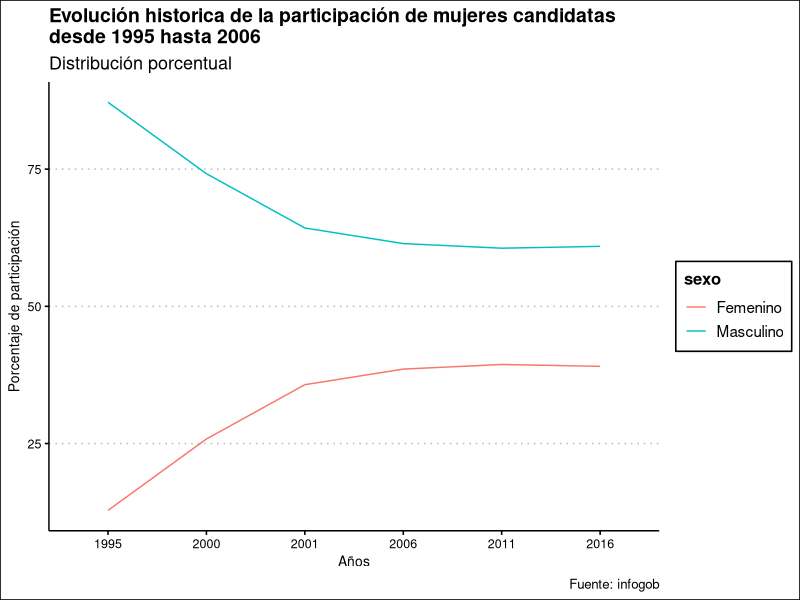
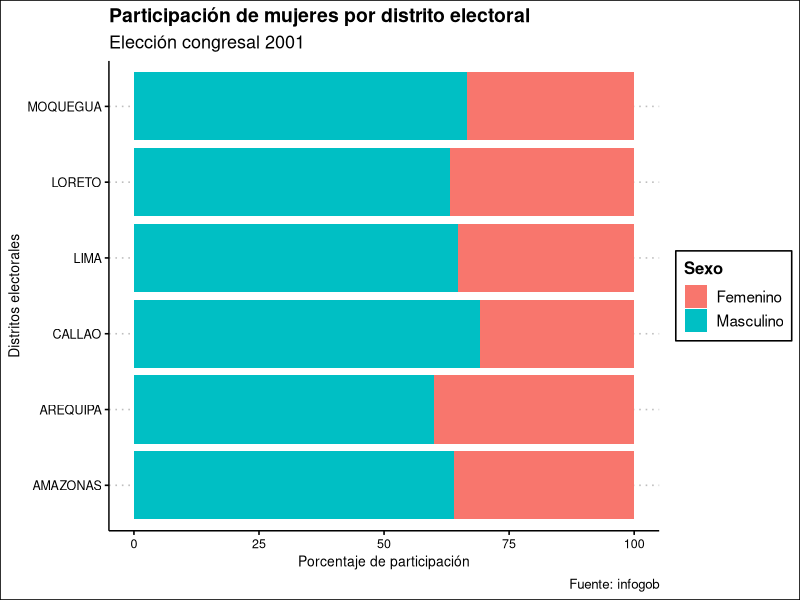
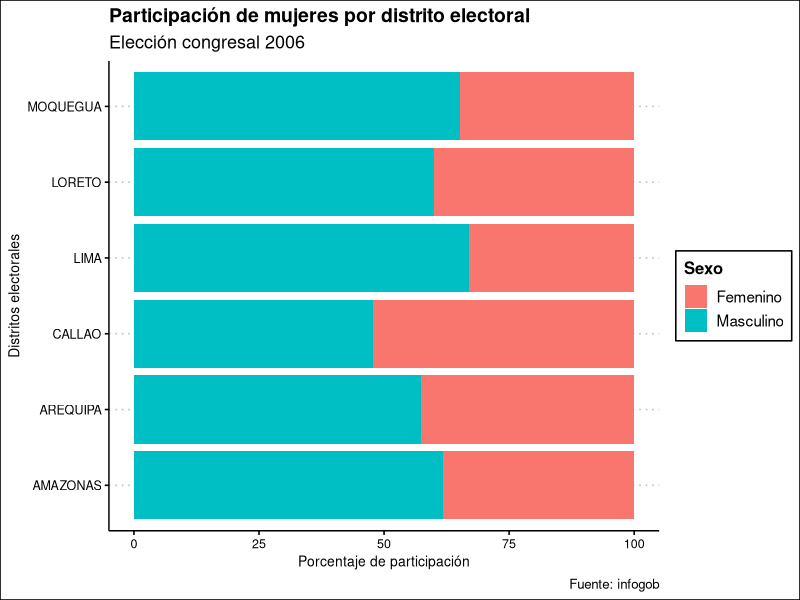
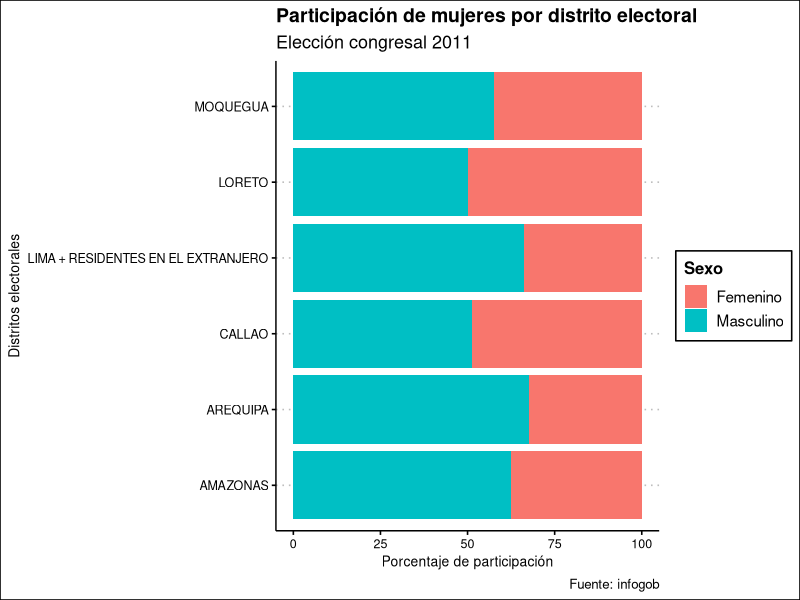
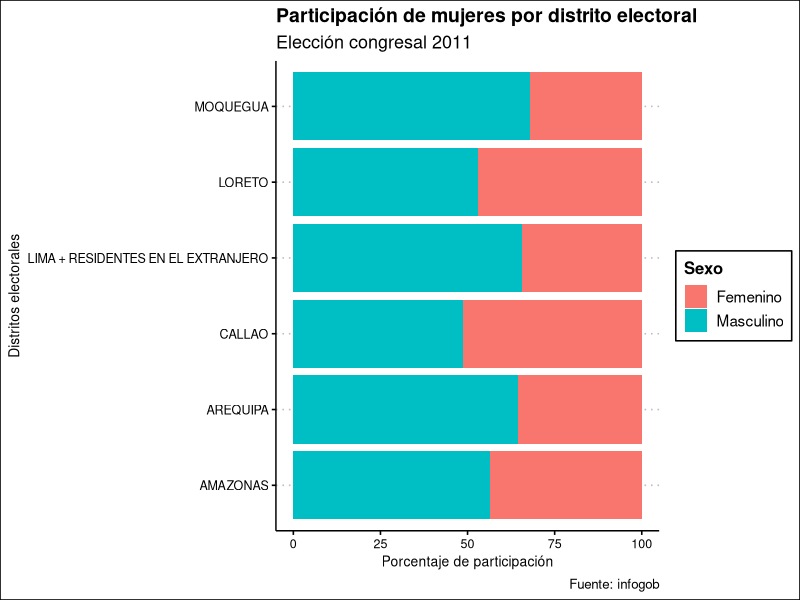
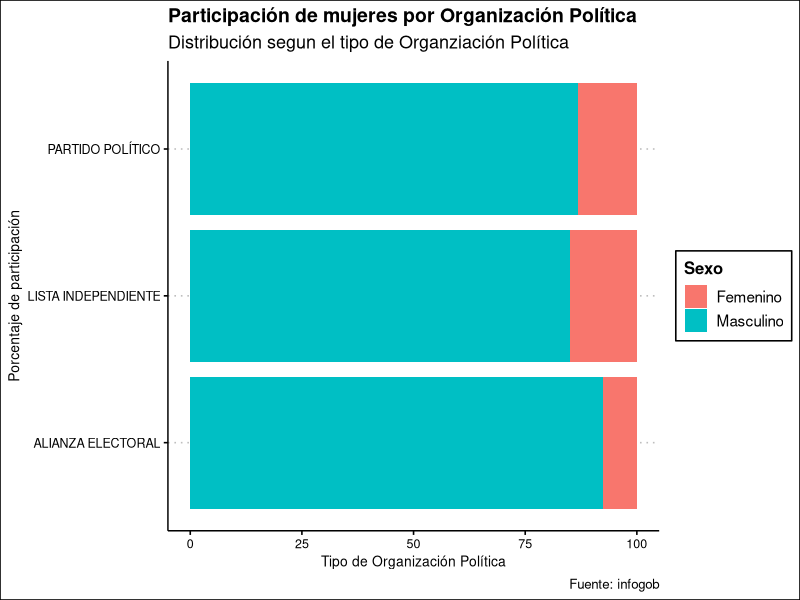
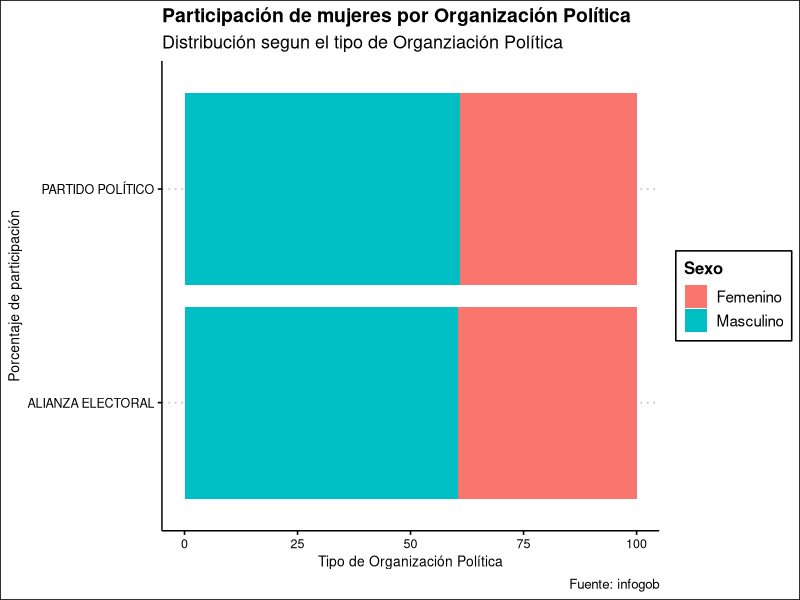

Here is the R script that generated these plots, in order:
## ---- chunk 1
knitr::opts_chunk$set(fig.align = "center")
## ---- chunk 2
library(tidyverse)
library(readxl)
library(ggthemes)
## ---- chunk 3
autoridades1995 <- read_excel("data/EG1995_Candidatos_Congresal.xlsx")
autoridades1995 <- autoridades1995 %>% select(-c(Cargo, `N°`))
autoridades1995 <- autoridades1995 %>% mutate(Año_eleccion = "1995")

autoridades2000 <- read_excel("data/EG2000_Candidatos_Congresal.xlsx")
autoridades2000 <- autoridades2000 %>% select(-c(Cargo, `N°`))
autoridades2000 <- autoridades2000 %>% mutate(Año_eleccion = "2000")

autoridades2001 <- read_excel("data/EG2001_Candidatos_Congresal.xlsx")
autoridades2001 <- autoridades2001 %>% select(-c(Cargo, `N°`))
autoridades2001 <- autoridades2001 %>% mutate(Año_eleccion = "2001")

autoridades2006 <- read_excel("data/EG2006_Candidatos_Congresal.xlsx")
autoridades2006 <- autoridades2006 %>% select(-c(Cargo, `N°`))
autoridades2006 <- autoridades2006 %>% mutate(Año_eleccion = "2006")

autoridades2011 <- read_excel("data/EG2011_Candidatos_Congresal.xlsx")
autoridades2011 <- autoridades2011 %>% select(-c(Cargo, `N°`))
autoridades2011 <- autoridades2011 %>% mutate(Año_eleccion = "2011")

autoridades2016 <- read_excel("data/EG2016_Candidatos_Congresal.xlsx")
autoridades2016 <- autoridades2016 %>% select(-c(Cargo, `N°`))
autoridades2016 <- autoridades2016 %>% mutate(Año_eleccion = "2016")

Candidatos_congresales <-
  bind_rows(
    autoridades1995,
    autoridades2000,
    autoridades2001,
    autoridades2006,
    autoridades2011,
    autoridades2016
  )
## ---- chunk 4
historico <- Candidatos_congresales %>%
  count(Año_eleccion, Sexo, ) %>%
  group_by(Año_eleccion) %>%
  mutate(porcentaje = n / sum(n) * 100) %>%
  ggplot(aes(Año_eleccion, porcentaje, color = Sexo, group = Sexo)) +
  geom_line()

historico +
  theme_clean() +
  labs(
    title = "Evolución historica de la participación de mujeres candidatas \ndesde 1995 hasta 2006",
    subtitle = "Distribución porcentual",
    caption = "Fuente: infogob",
    x = "Años",
    y = "Porcentaje de participación",
    color = "sexo",
    shape = "sexo"
  )
## ---- chunk 5
distritos2001 <- Candidatos_congresales %>%
  filter(Año_eleccion == "2001") %>%
  count(`Distrito Electoral`, Sexo) %>%
  group_by(`Distrito Electoral`) %>%
  mutate(porcentaje = n / sum(n) * 100) %>%
  mutate(porcentajes = round(porcentaje)) %>%
  ungroup() %>%
  filter(
    `Distrito Electoral` %in% c("AMAZONAS", "LIMA", "AREQUIPA", "CALLAO", "LORETO", "MOQUEGUA")
  ) %>%
  ggplot(aes(x = porcentaje , y = `Distrito Electoral`, fill = Sexo)) +
  geom_col()

distritos2001 +
  theme_clean() +
  labs(
    title = "Participación de mujeres por distrito electoral",
    subtitle = "Elección congresal 2001",
    caption = "Fuente: infogob",
    x = "Porcentaje de participación",
    y = "Distritos electorales",
    color = "sexo",
    shape = "sexo"
  )
## ---- chunk 6
distrito2006 <- Candidatos_congresales %>%
  filter(Año_eleccion == "2006") %>%
  count(`Distrito Electoral`, Sexo) %>%
  group_by(`Distrito Electoral`) %>%
  mutate(porcentaje = n / sum(n) * 100) %>%
  mutate(porcentajes = round(porcentaje)) %>%
  ungroup() %>%
  filter(
    `Distrito Electoral` %in% c("AMAZONAS", "LIMA", "AREQUIPA", "CALLAO", "LORETO", "MOQUEGUA")
  ) %>%
  ggplot(aes(x = porcentaje , y = `Distrito Electoral`, fill = Sexo)) +
  geom_col()

distrito2006 +
  theme_clean() +
  labs(
    title = "Participación de mujeres por distrito electoral",
    subtitle = "Elección congresal 2006",
    caption = "Fuente: infogob",
    x = "Porcentaje de participación",
    y = "Distritos electorales",
    color = "sexo",
    shape = "sexo"
  )
## ---- chunk 7
distrito2011 <- Candidatos_congresales %>%
  filter(Año_eleccion == "2011") %>%
  count(`Distrito Electoral`, Sexo) %>%
  group_by(`Distrito Electoral`) %>%
  mutate(porcentaje = n / sum(n) * 100) %>%
  mutate(porcentajes = round(porcentaje)) %>%
  ungroup() %>%
  filter(
    `Distrito Electoral` %in% c(
      "AMAZONAS",
      "AREQUIPA",
      "CALLAO",
      "LIMA + RESIDENTES EN EL EXTRANJERO",
      "LORETO",
      "MOQUEGUA"
    )
  ) %>%
  ggplot(aes(x = porcentaje , y = `Distrito Electoral`, fill = Sexo)) +
  geom_col()

distrito2011 +
  theme_clean() +
  labs(
    title = "Participación de mujeres por distrito electoral",
    subtitle = "Elección congresal 2011",
    caption = "Fuente: infogob",
    x = "Porcentaje de participación",
    y = "Distritos electorales",
    color = "sexo",
    shape = "sexo"
  )
## ---- chunk 8
distrito2016 <- Candidatos_congresales %>%
  filter(Año_eleccion == "2016") %>%
  count(`Distrito Electoral`, Sexo) %>%
  group_by(`Distrito Electoral`) %>%
  mutate(porcentaje = n / sum(n) * 100) %>%
  mutate(porcentajes = round(porcentaje)) %>%
  ungroup() %>%
  filter(
    `Distrito Electoral` %in% c(
      "AMAZONAS",
      "AREQUIPA",
      "CALLAO",
      "LIMA + RESIDENTES EN EL EXTRANJERO",
      "LORETO",
      "MOQUEGUA"
    )
  ) %>%
  ggplot(aes(x = porcentaje , y = `Distrito Electoral`, fill = Sexo)) +
  geom_col()

distrito2016 +
  theme_clean() +
  labs(
    title = "Participación de mujeres por distrito electoral",
    subtitle = "Elección congresal 2011",
    caption = "Fuente: infogob",
    x = "Porcentaje de participación",
    y = "Distritos electorales",
    color = "sexo",
    shape = "sexo"
  )
## ---- chunk 9
tipodeorganización95 <- Candidatos_congresales %>%
  filter(Año_eleccion == "1995") %>%
  count(`Tipo Organización Política`, Sexo, ) %>%
  group_by(`Tipo Organización Política`) %>%
  mutate(porcentaje = n / sum(n) * 100) %>%
  mutate(porcentajes = round(porcentaje)) %>%
  ungroup() %>%
  ggplot(aes(x = porcentaje , y = `Tipo Organización Política`, fill = Sexo)) +
  geom_col()

tipodeorganización95 +
  theme_clean() +
  labs(
    title = "Participación de mujeres por Organización Política",
    subtitle = "Distribución segun el tipo de Organziación Política",
    caption = "Fuente: infogob",
    x = "Tipo de Organización Política",
    y = "Porcentaje de participación",
    color = "sexo",
    shape = "sexo"
  )
## ---- chunk 10
tipodeorganizacion16 <- Candidatos_congresales %>%
  filter(Año_eleccion == "2016") %>%
  count(`Tipo Organización Política`, Sexo, ) %>%
  group_by(`Tipo Organización Política`) %>%
  mutate(porcentaje = n / sum(n) * 100) %>%
  mutate(porcentajes = round(porcentaje)) %>%
  ungroup() %>%
  ggplot(aes(x = porcentaje , y = `Tipo Organización Política`, fill = Sexo)) +
  geom_col()

tipodeorganizacion16 +
  theme_clean() +
  labs(
    title = "Participación de mujeres por Organización Política",
    subtitle = "Distribución segun el tipo de Organziación Política",
    caption = "Fuente: infogob",
    x = "Tipo de Organización Política",
    y = "Porcentaje de participación",
    color = "sexo",
    shape = "sexo"
  )
